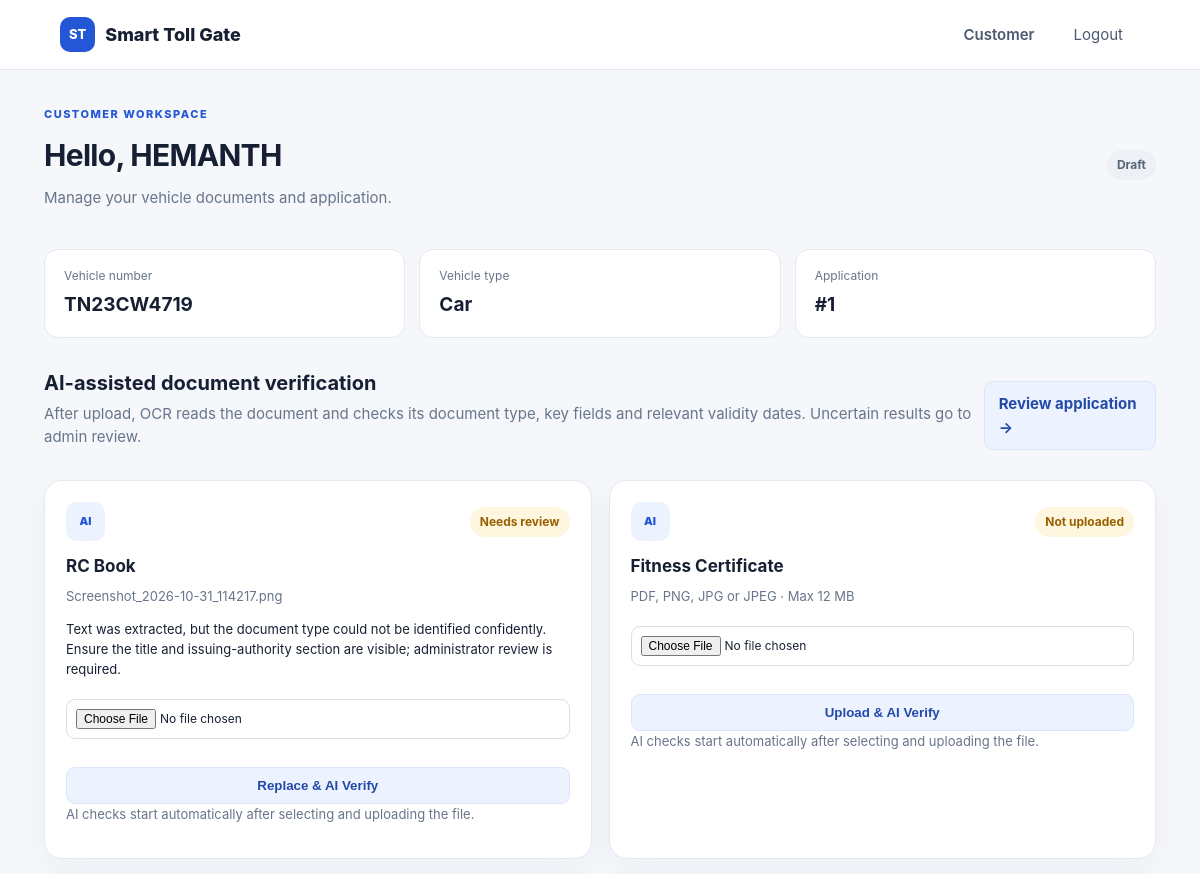
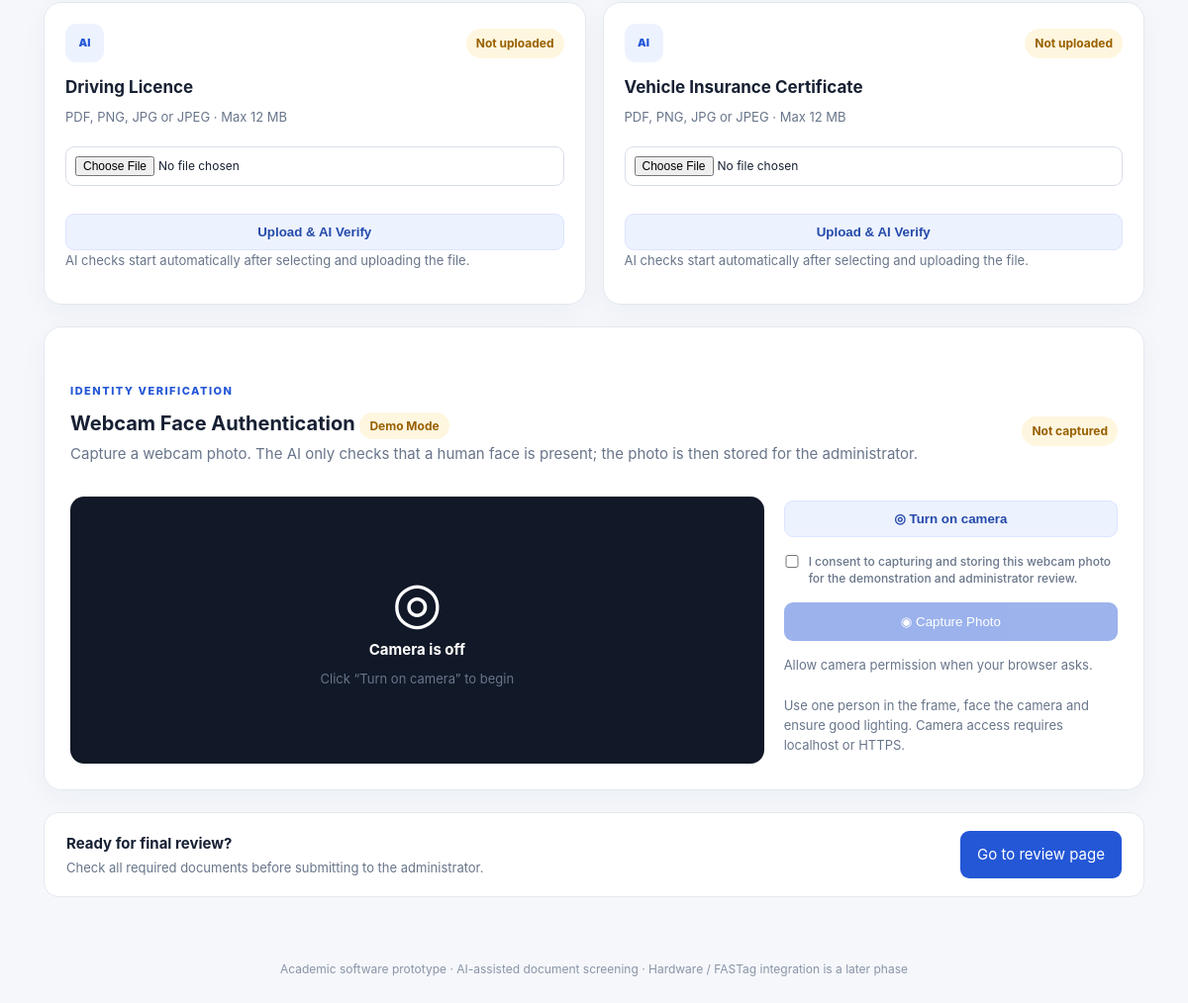
Page /customer (signed in) on the committed database (2 pictures, top to bottom).
### tables this page shows
CREATE TABLE users(
            id INTEGER PRIMARY KEY AUTOINCREMENT,
            full_name TEXT NOT NULL,
            user_id TEXT UNIQUE NOT NULL,
            password_hash TEXT NOT NULL,
            mobile TEXT NOT NULL,
            vehicle_number TEXT NOT NULL,
            vehicle_type TEXT NOT NULL,
            created_at TEXT NOT NULL
        );

CREATE TABLE applications(
            id INTEGER PRIMARY KEY AUTOINCREMENT,
            user_id INTEGER NOT NULL REFERENCES users(id),
            vehicle_number TEXT NOT NULL,
            vehicle_type TEXT NOT NULL,
            status TEXT NOT NULL DEFAULT 'Draft',
            submitted_at TEXT,
            created_at TEXT NOT NULL
        );

CREATE TABLE documents(
            id INTEGER PRIMARY KEY AUTOINCREMENT,
            application_id INTEGER NOT NULL REFERENCES applications(id) ON DELETE CASCADE,
            doc_type TEXT NOT NULL,
            original_name TEXT NOT NULL,
            stored_name TEXT NOT NULL,
            extracted_text TEXT,
            extracted_expiry TEXT,
            extracted_vehicle_number TEXT,
            ai_status TEXT NOT NULL,
            ai_reason TEXT NOT NULL,
            uploaded_at TEXT NOT NULL,
            UNIQUE(application_id, doc_type)
        );

### app.py (the view)
@app.route("/customer")
@customer_required
def customer_dashboard():
    with db() as con:
        user = con.execute("SELECT * FROM users WHERE id=?", (current_customer(),)).fetchone()
        approw = get_or_create_application(user)
        docs = con.execute("SELECT * FROM documents WHERE application_id=?", (approw["id"],)).fetchall()
    docmap = {d["doc_type"]: d for d in docs}
    exempt = user["vehicle_type"] not in TOLL_REQUIRED_TYPES
    with db() as con:
        biometric = con.execute("SELECT * FROM biometric_verifications WHERE application_id=?", (approw["id"],)).fetchone()
    model_ready, model_error = model_status() if model_status else (False, "Biometric module is unavailable. Reinstall project requirements.")
    return render_template("customer.html", user=user, application=approw, docmap=docmap, exempt=exempt,
                           biometric=biometric, biometric_model_ready=model_ready, biometric_model_error=model_error)

### app.py (called while the page is built, shortened)
def db():
    conn = sqlite3.connect(DB_PATH)
    conn.row_factory = sqlite3.Row
    conn.execute("PRAGMA foreign_keys = ON")
    return conn

def csrf_token():
    if "_csrf" not in session:
        session["_csrf"] = secrets.token_urlsafe(24)
    return session["_csrf"]

@app.context_processor
def inject_globals():
    return {"csrf_token": csrf_token, "vehicle_types": VEHICLE_TYPES, "doc_types": DOC_TYPES, "demo_mode": DEMO_MODE}

@app.before_request
def protect_posts():
    if request.method == "POST":
        sent = request.form.get("_csrf", "")
        expected = session.get("_csrf", "")
        if not sent or not expected or not secrets.compare_digest(sent, expected):
            abort(400, "Security token missing or expired. Refresh and try again.")

def current_customer():
    return session.get("customer_id")

def customer_required(fn):
    @wraps(fn)
    def wrapper(*args, **kwargs):
        if not current_customer():
            flash("Please log in to continue.", "warning")
            return redirect(url_for("login"))
        return fn(*args, **kwargs)
    return wrapper

def get_or_create_application(user):
    with db() as con:
        row = con.execute("""SELECT * FROM applications WHERE user_id=? AND status IN ('Draft','Needs correction')
                             ORDER BY id DESC LIMIT 1""", (user["id"],)).fetchone()
        if row:
            return row

### biometric.py (called while the page is built)
def model_status():
    missing = [p.name for p in (DETECTOR_MODEL, RECOGNIZER_MODEL) if not p.is_file()]
    if missing:
        return False, "Biometric AI models are missing: " + ", ".join(missing) + ". Run: python setup_biometric.py"
    if not hasattr(cv2, "FaceDetectorYN_create") or not hasattr(cv2, "FaceRecognizerSF_create"):
        return False, "OpenCV face modules are unavailable. Install requirements with opencv-contrib-python-headless."
    return True, None

### templates/customer.html (shortened to what this page needs)
{% extends "base.html" %}{% block title %}Customer Dashboard{% endblock %}
{% block content %}
<div class="page-head"><div><div class="eyebrow">CUSTOMER WORKSPACE</div><h1>Hello, {{ user.full_name }}</h1><p class="muted">Manage your vehicle documents and application.</p></div><span class="pill">{{ application.status }}</span></div>
<div class="summary-grid"><div class="stat"><span>Vehicle number</span><strong>{{ user.vehicle_number }}</strong></div><div class="stat"><span>Vehicle type</span><strong>{{ user.vehicle_type }}</strong></div><div class="stat"><span>Application</span><strong>#{{ application.id }}</strong></div></div>
{% if exempt %}<div class="notice success"><strong>{{ user.vehicle_type }} category:</strong> This prototype marks this vehicle type as toll-document exempt, as requested. No certificate upload is required in this workflow.</div>
{% else %}
<div class="section-head"><div><h2>AI-assisted document verification</h2><p class="muted">After upload, OCR reads the document and checks its document type, key fields and relevant validity dates. Uncertain results go to admin review.</p></div><a class="secondary" href="{{ url_for('review') }}">Review application →</a></div>
<div class="doc-grid">
{% for key,label in doc_types.items() %}
{% set d = docmap.get(key) %}
<div class="panel doc-card"><div class="doc-top"><div class="doc-icon">AI</div><span class="pill {{ 'good' if d and d.ai_status == 'Passed checks' else 'bad' if d and d.ai_status == 'Invalid' else 'pending' }}">{{ d.ai_status if d else 'Not uploaded' }}</span></div>
<h3>{{ label }}</h3>
{% if d %}<p class="small muted">{{ d.original_name }}</p><p class="small">{{ d.ai_reason }}</p>{% else %}<p class="small muted">PDF, PNG, JPG or JPEG · Max 12 MB</p>{% endif %}
<form class="upload-form" method="post" enctype="multipart/form-data" action="{{ url_for('upload_document', doc_type=key) }}"><input type="hidden" name="_csrf" value="{{ csrf_token() }}"><input type="file" name="document" accept=".pdf,.png,.jpg,.jpeg" required><button class="secondary full" type="submit">{{ 'Replace & AI Verify' if d else 'Upload & AI Verify' }}</button><p class="small muted upload-status" aria-live="polite">AI checks start automatically after selecting and uploading the file.</p></form></div>
{% endfor %}
</div>
<div class="panel biometric-panel">
  <div class="section-head"><div><div class="eyebrow">IDENTITY VERIFICATION</div><h2>Webcam Face Authentication <span class="pill pending">Demo Mode</span></h2><p class="muted">Capture a webcam photo. The AI only checks that a human face is present; the photo is then stored for the administrator.</p></div><span class="pill {{ 'good' if biometric and biometric.status in ['Matched','Captured'] else 'bad' if biometric and biometric.status == 'Face not detected' else 'pending' }}">{{ biometric.status if biometric else 'Not captured' }}</span></div>
  {% if True %}
    <div class="camera-layout">
      <div class="camera-stage"><div id="cameraPlaceholder" class="camera-placeholder"><div class="camera-symbol">◎</div><strong>Camera is off</strong><span class="small muted">Click “Turn on camera” to begin</span></div></div>
      <div class="camera-controls"><button type="button" class="secondary full" id="startCamera">◎ Turn on camera</button><label class="consent-row"><input type="checkbox" id="biometricConsent"> I consent to capturing and storing this webcam photo for the demonstration and administrator review.</label><button type="button" class="primary full" id="captureFace" disabled>◉ Capture Photo</button><p id="biometricMessage" class="small muted" aria-live="polite">Allow camera permission when your browser asks.</p><p class="small muted">Use one person in the frame, face the camera and ensure good lighting. Camera access requires localhost or HTTPS.</p></div>
    </div>
  {% endif %}
</div>
<div class="bottom-action"><div><strong>Ready for final review?</strong><p class="muted small">Check all required documents before submitting to the administrator.</p></div><a class="primary button-link" href="{{ url_for('review') }}">Go to review page</a></div>
{% endif %}
{% endblock %}

### static/style.css (style rules this page uses)
:root { --ink:#172033;--muted:#68758a;--line:#e4e9f0;--blue:#2457d6;--blue2:#173fa8;--bg:#f5f7fb;--green:#087a52;--red:#b42332;--amber:#986000 }
* { box-sizing:border-box }
body { margin:0;background:var(--bg);color:var(--ink);font:15px/1.55 Inter,Segoe UI,Arial,sans-serif }
.panel { background:#fff;border:1px solid var(--line);border-radius:18px;padding:26px;box-shadow:0 8px 28px rgba(26,42,75,.04) }
h1,h2,h3,p { margin-top:0 }
h1 { font-size:30px;letter-spacing:-.7px;margin-bottom:7px }
h2 { font-size:20px;margin-bottom:8px }
h3 { font-size:17px;margin:12px 0 6px }
.muted { color:var(--muted) }
.small { font-size:13px }
.eyebrow { font-size:11px;letter-spacing:1.5px;font-weight:800;color:var(--blue);margin-bottom:9px }
label { display:block;font-weight:650;font-size:13px;margin:16px 0 6px }
input,select,textarea { width:100%;border:1px solid #d8deea;border-radius:9px;padding:12px 13px;font:inherit;color:var(--ink);background:#fff;outline:none }
input[type=file] { padding:9px;font-size:12px;margin:7px 0 10px }
button,.button-link { border:0;border-radius:9px;padding:12px 17px;font:600 14px inherit;cursor:pointer;text-decoration:none;display:inline-flex;justify-content:center;align-items:center }
.primary { background:var(--blue);color:#fff }
.primary:disabled { opacity:.45;cursor:not-allowed }
.secondary { background:#edf2ff;color:#244aa9;border:1px solid #dce5ff;padding:10px 14px;border-radius:9px;text-decoration:none;font-weight:650;display:inline-flex;align-items:center;justify-content:center }
.full { width:100%;margin-top:18px }
.page-head { display:flex;align-items:center;justify-content:space-between;gap:20px;margin-bottom:25px }
.pill { font-size:12px;font-weight:750;padding:6px 10px;border-radius:30px;background:#edf0f5;color:#586477;white-space:nowrap }
.pill.pending { background:#fff6df;color:var(--amber) }
.summary-grid,.stats-grid { display:grid;grid-template-columns:repeat(3,1fr);gap:14px;margin-bottom:25px }
.stat { background:#fff;border:1px solid var(--line);border-radius:14px;padding:17px 19px }
.stat span { display:block;color:var(--muted);font-size:12px;margin-bottom:5px }
.stat strong { font-size:19px }
.section-head { display:flex;align-items:center;justify-content:space-between;margin:30px 0 17px }
.section-head h2 { margin-bottom:3px }
.doc-grid { display:grid;grid-template-columns:repeat(2,1fr);gap:17px }
.doc-card { padding:21px }
.doc-top { display:flex;justify-content:space-between;align-items:center }
.doc-icon { width:39px;height:39px;border-radius:11px;background:#edf2ff;color:var(--blue);display:grid;place-items:center;font-size:11px;font-weight:900 }
.bottom-action { display:flex;justify-content:space-between;align-items:center;background:#fff;border:1px solid var(--line);border-radius:15px;padding:18px 22px;margin-top:22px }
.bottom-action p { margin:3px 0 0 }
.biometric-panel { margin-top:22px }
.camera-layout { display:grid;grid-template-columns:minmax(0,1.35fr) minmax(220px,.65fr);gap:20px;align-items:center }
.camera-stage { min-height:270px;background:#111827;border-radius:14px;overflow:hidden;position:relative;display:grid;place-items:center }
.camera-placeholder { color:#fff;display:flex;flex-direction:column;align-items:center;gap:8px;padding:30px }
.camera-symbol { font-size:58px;line-height:1 }
.camera-controls { display:flex;flex-direction:column;gap:8px }
.camera-controls .full { margin-top:0 }
.camera-controls p { margin:6px 0 }
.consent-row { display:flex;align-items:flex-start;gap:9px;font-size:12px;font-weight:500;line-height:1.45;color:var(--muted);margin:8px 0 }
.consent-row input { width:auto;min-width:16px;margin:2px 0 0;padding:0 }

### rows in the picture
users: full_name "HEMANTH", vehicle_number "TN23CW4719", vehicle_type "Car"
applications: status "Draft", id "1"
documents: ai_status "Needs review", original_name "Screenshot_2026-10-31_114217.png", ai_reason "Text was extracted, but the document type could not be identified confidently. Ensure the title and issuing-authority section are visible; administrator review is required."

### other values in the picture
{{ label }} "RC Book" "Fitness Certificate" "Driving Licence" "Vehicle Insurance Certificate"
{{ 'Replace & AI Verify' if d else 'Upload & AI Verify' }} "Replace & AI Verify" "Upload & AI Verify" "Upload & AI Verify" "Upload & AI Verify"
{{ d.ai_status if d else 'Not uploaded' }} "Not uploaded" "Not uploaded" "Not uploaded"
{{ biometric.status if biometric else 'Not captured' }} "Not captured"
